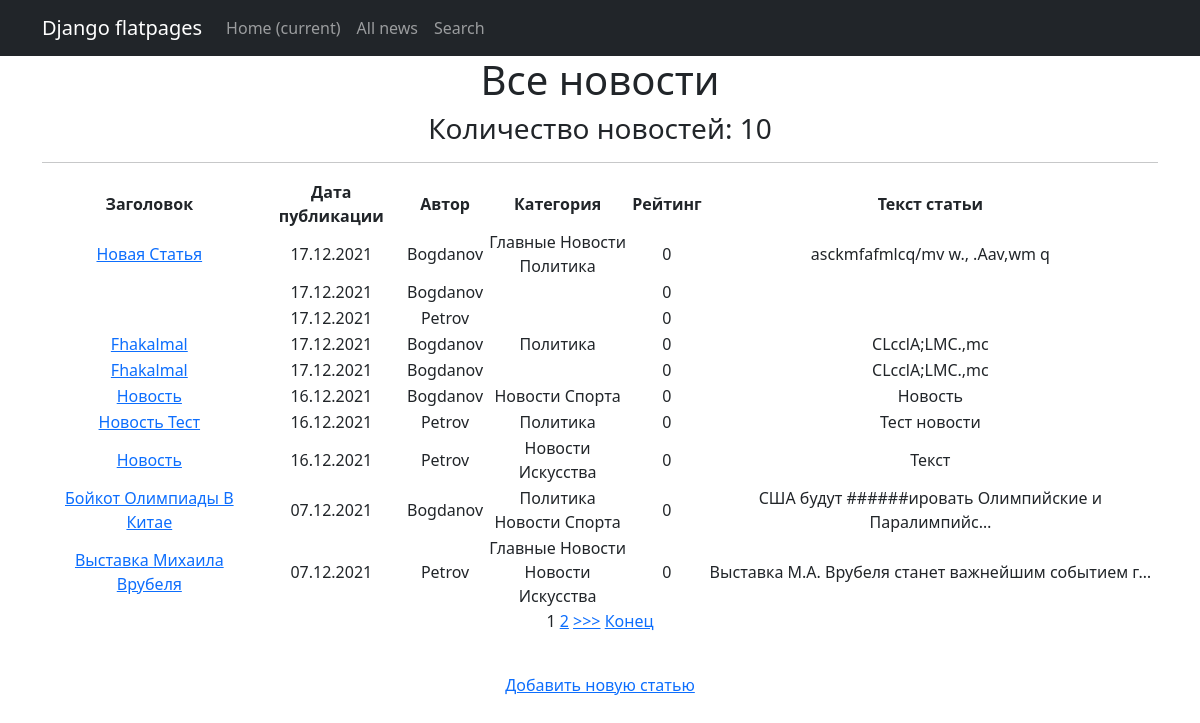
Page /news/ on the committed database.
### news/models.py (models this page shows, shortened)
class Post(models.Model):
    author = models.ForeignKey(Author, on_delete=models.CASCADE)
    category = models.ManyToManyField(Category, through='PostCategory')
    type = models.CharField(max_length=2,
                            choices=POST_TYPES,
                            default=article)
    header = models.CharField(max_length=255)
    text = models.TextField()
    rank = models.IntegerField(default=0)
    created_datetime = models.DateTimeField(auto_now_add=True)

class Author(models.Model):
    user = models.OneToOneField(User, on_delete=models.CASCADE)
    rank = models.IntegerField(default=0)

class Category(models.Model):
    name = models.CharField(max_length=255,
                            unique=True)

### news/views.py (the view)
# urls.py: path('', PostList.as_view(), name='overview'),  # Ссылка на страницу с общим списком новостей
class PostList(ListView):
    model = Post
    template_name = 'post_list.html'
    context_object_name = 'posts'
    ordering = ['-id']
    paginate_by = 10

### news/templatetags/custom_filters.py (called while the page is built)
@register.filter(name='censor')
def Censor(text: str):
    for word in restricted_lexicon:
        text = re.sub(word, "#" * len(word), text)
    return text

### templates/post_list.html (shortened to what this page needs)
{% extends 'flatpages/default.html' %}
{% load custom_filters %}
{% block content %}
<h1>
    Все новости
</h1>
<h3>
    Количество новостей: {{ posts|length }}
</h3>
<hr>
{% if posts %}
    <table>
        <thead>
        <th>
            Заголовок
        </th>
        <th>
            Дата публикации
        </th>
        <th>
            Автор
        </th>
        <th>
            Категория
        </th>
        <th>
            Рейтинг
        </th>
        <th>
            Текст статьи
        </th>
    </thead>
    {% for post in posts %}
        <tr>
            <td>
                <a href="{% url 'post_detail' post.id %}">{{ post.header|title|censor }}</a>
            </td>
            <td>
                {{ post.created_datetime|date:'d.m.Y' }}
            </td>
            <td>
                {{ post.author.user.username|title }}
            </td>
            <td>
                {% for category in post.category.all %}
                    {{ category.name|title}}<br />
                {% endfor %}
            </td>
            <td>
                {{ post.rank|title }}
            </td>
            <td>
                {{ post.text|truncatechars:50|censor }}
            </td>
        </tr>
    {% endfor %}
    </table>
    {% if is_paginated %}
        {% for num in page_obj.paginator.page_range %}
            {% if page_obj.number == num %}
                <a>{{ num }}</a>
            {% elif num > page_obj.number|add:'-3' and num < page_obj.number|add:'3' %}
                <a href="?page={{ num }}">{{ num }}</a>
            {% endif %}
        {% endfor %}
        {% if page_obj.has_next %}
            <a href="?page={{ page_obj.next_page_number }}">>>></a>
            <a href="?page={{ page_obj.paginator.num_pages }}">Конец</a>
        {% endif %}
    {% endif %}
{% else %}
    <h2>Новостей нет!</h2>
{% endif %}
<p>&nbsp;</p>
<a href="{% url 'post_create' %}">Добавить новую статью</a> <br>
<p>&nbsp;</p>
{% endblock content %}

### templates/flatpages/default.html (shortened to what this page needs)
<!DOCTYPE html>
<html lang="en">
    <head>
        {% load static %}
        <link href="{% static 'css/styles.css' %}" rel="stylesheet" />
    </head>
    <body>
        <nav class="navbar navbar-expand-lg navbar-dark bg-dark static-top">
        <div class="container">
           <a class="navbar-brand" href="#">Django flatpages</a>
           <div class="collapse navbar-collapse" id="navbarResponsive">
               <ul class="navbar-nav ml-auto">
                   <li class="nav-item active">
                       <a class="nav-link" href="#">Home
                           <span class="sr-only">(current)</span>
                       </a>
                   </li>
                   <li class="nav-item">
                       <a class="nav-link" href="/news/">All news</a>
                   </li>
                   <li class="nav-item">
                       <a class="nav-link" href="/news/search/">Search</a>
                   </li>
               </ul>
           </div>
       </div>
    </nav>
    <div class="container">
       <div class="row">
           <div class="col-lg-12 text-center">
               {% block content %}{% endblock content %}
           </div>
       </div>
    </div>
    </body>
</html>

### rows in the picture
Post: header|censor "Новая Статья", created_datetime "17.12.2021", author.user.username "Bogdanov", rank "0", text|censor "asckmfafmlcq/mv w., .Aav,wm q"
Category: name "Главные Новости"
Category: name "Политика"
Post: created_datetime "17.12.2021", author.user.username "Bogdanov", rank "0"
Post: created_datetime "17.12.2021", author.user.username "Petrov", rank "0"
Post: header|censor "Fhakalmal", created_datetime "17.12.2021", author.user.username "Bogdanov", rank "0", text|censor "CLcclA;LMC.,mc"
Post: header|censor "Fhakalmal", created_datetime "17.12.2021", author.user.username "Bogdanov", rank "0", text|censor "CLcclA;LMC.,mc"
Post: header|censor "Новость", created_datetime "16.12.2021", author.user.username "Bogdanov", rank "0", text|censor "Новость"
Category: name "Новости Спорта"
Post: header|censor "Новость Тест", created_datetime "16.12.2021", author.user.username "Petrov", rank "0", text|censor "Тест новости"
Post: header|censor "Новость", created_datetime "16.12.2021", author.user.username "Petrov", rank "0", text|censor "Текст"
Category: name "Новости Искусства"
Post: header|censor "Бойкот Олимпиады В Китае", created_datetime "07.12.2021", author.user.username "Bogdanov", rank "0", text|censor "США будут ######ировать Олимпийские и Паралимпийс…"
Post: header|censor "Выставка Михаила Врубеля", created_datetime "07.12.2021", author.user.username "Petrov", rank "0", text|censor "Выставка М.А. Врубеля станет важнейшим событием г…"

### other values in the picture
{{ posts|length }} "10"
{{ num }} "1"
{{ num }} "2"
